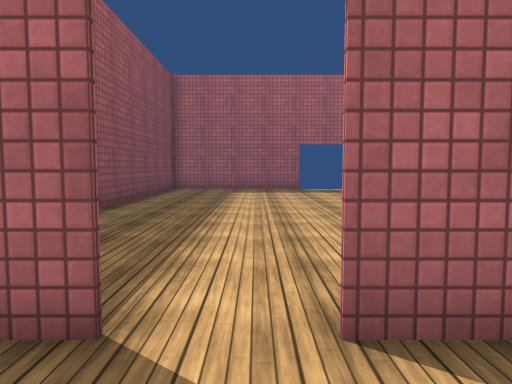
view 1 (above)

19 first-person views from a walk through a scene from a Unity 3-D project. The camera is 1.2 m above the floor, tilts 4° down and sees 70° across. The floor is counted in squares, 1 m on a side. Each view is taken from the middle of a square. On the plan, view 1 faces up. The plan holds only what a view shows up to about 15 squares ahead; the rest is blank. The place goes on beyond the plan. Surface patterns are stand-ins for the level's own textures.

view 2
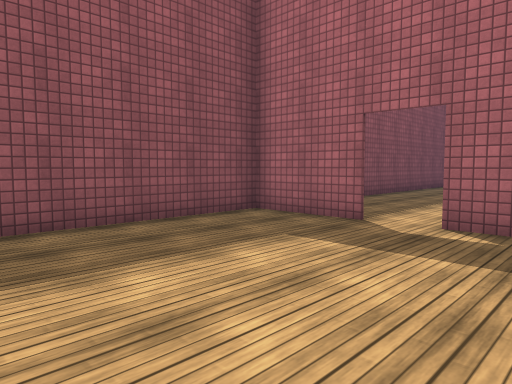

view 3
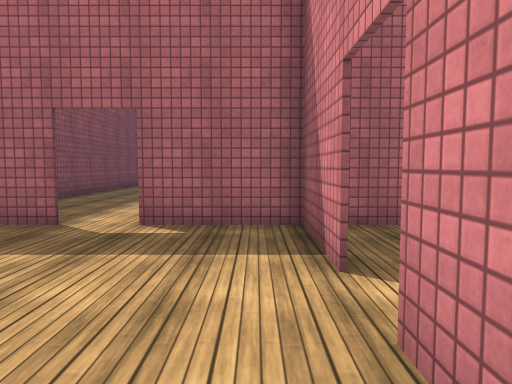

view 4
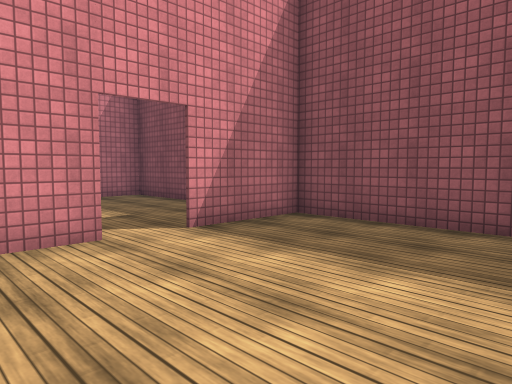

view 5
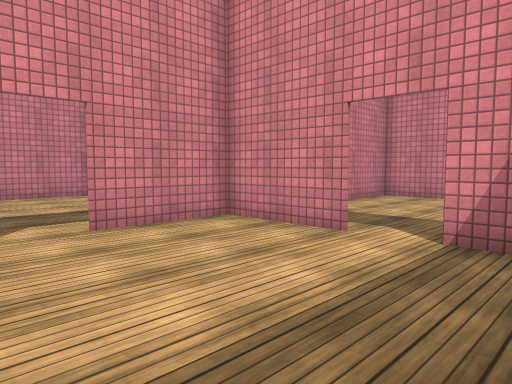

view 6
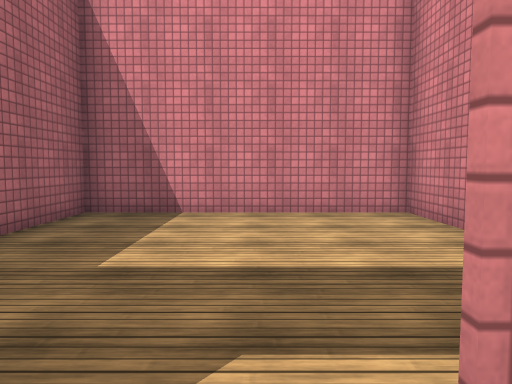

view 7
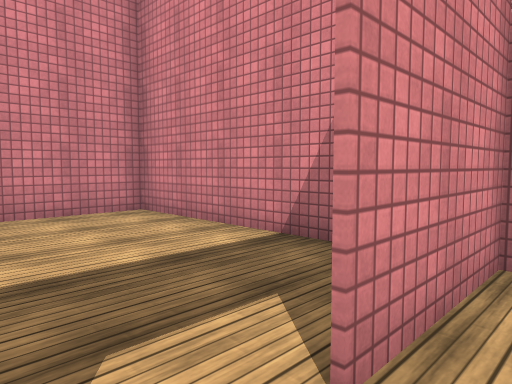

view 8
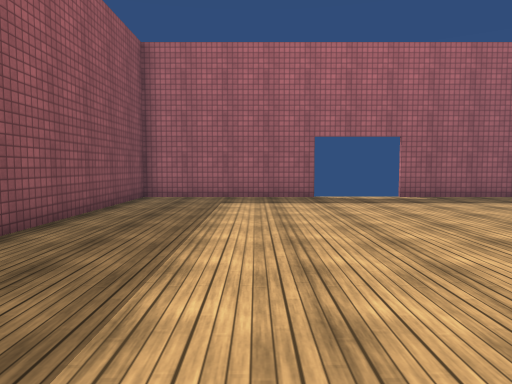

view 9
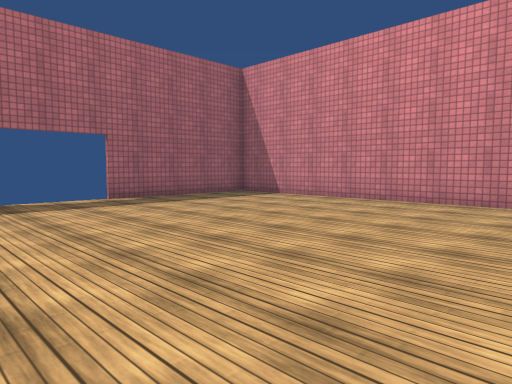

view 10
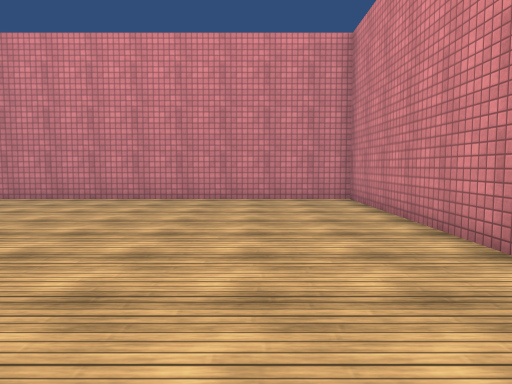

view 11
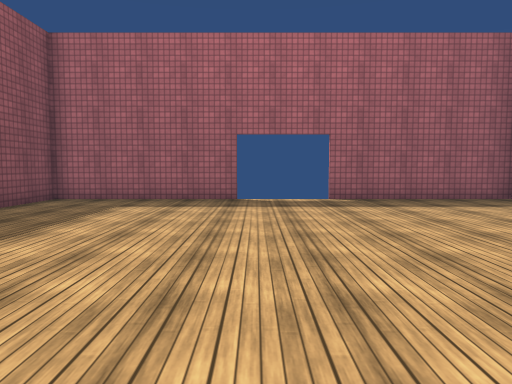

view 12
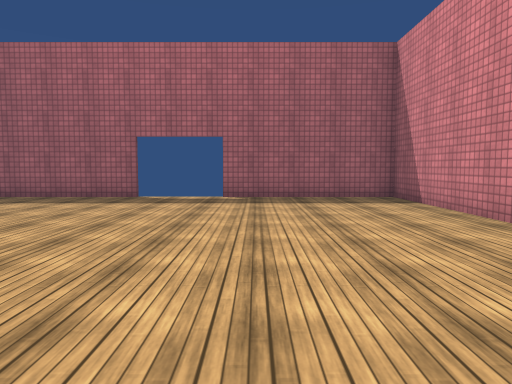

view 13
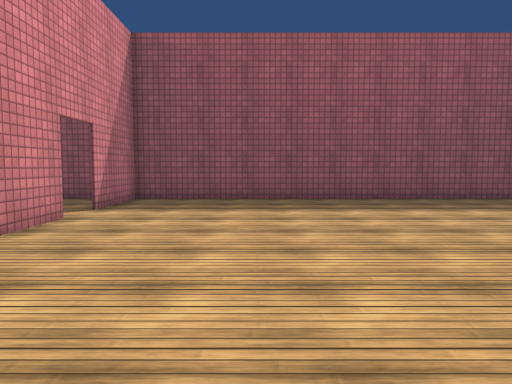

view 14
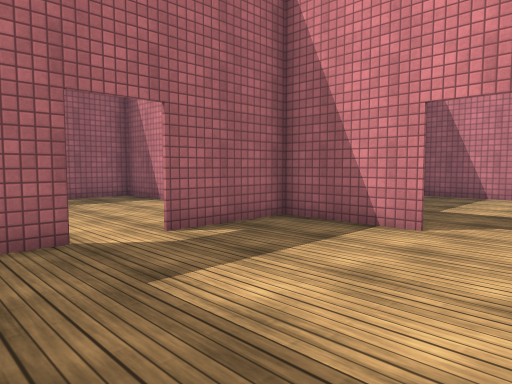

view 15
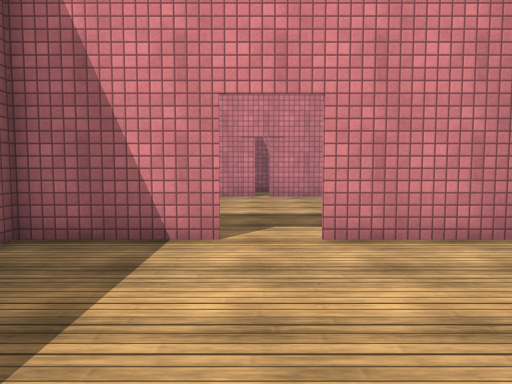

view 16
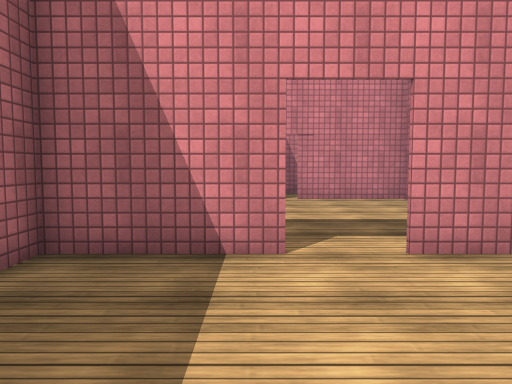

view 17
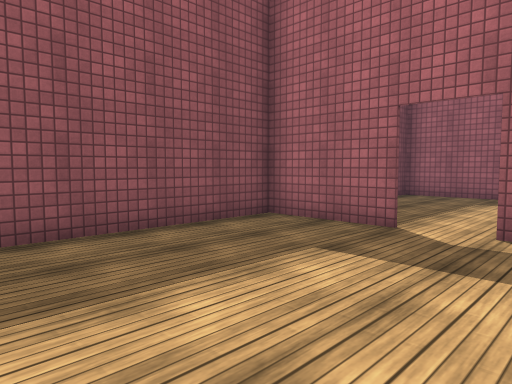

view 18
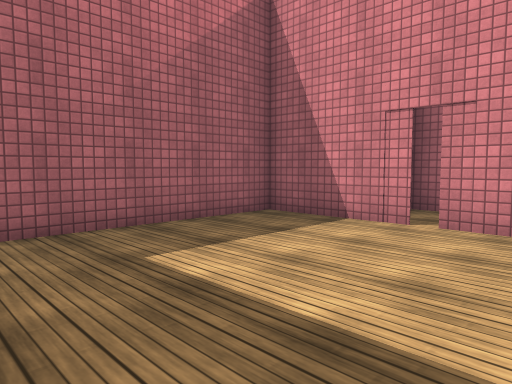

view 19
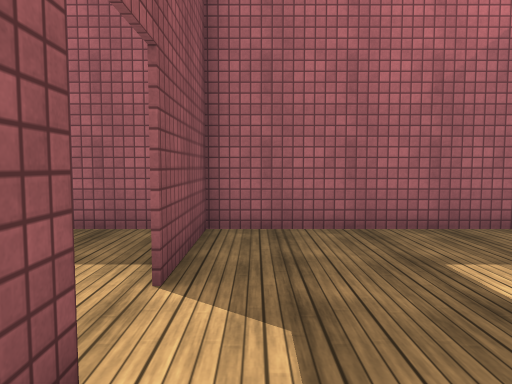

### Floor plan
Points are (right, up) in squares from view 1. A wall is a line through its corners. A room is listed if a view was taken in it or the views show most of it. See-through windows are left out.
Room 1 (views 1, 2, 3, 4, 5, 6, 7)
walls: (0.5, -6) (4, -6) (4, -2.5); (-1, 2.5) (-4.5, 2.5); (4, -1) (4, 2.5) (0.5, 2.5); (-4.4, 2) (-4.4, -6); (-4.5, -6) (-1, -6)
ways out: opening at (-0.5, 2) to room 2; opening at (-0.5, -6) to room 3; opening at (4, -1.5) to room 5
Room 2 (views 8, 9, 10, 11, 12, 13)
walls: (2.4, 19.4) (-4.4, 19.4) (-4.4, 2); (0.5, 2.5) (12.4, 2.5); (-4.5, 2.5) (-1, 2.5); (12.5, 2) (12.5, 19.4) (5.6, 19.4)
ways out: opening at (-0.5, 2) to room 1
Room 3 (views 14, 15, 16, 17)
walls: (-1, -6) (-4.5, -6); (4, -9.5) (4, -6) (0.5, -6); (-4.4, -6) (-4.4, -13.5); (4, -13.5) (4, -11)
ways out: opening at (-0.5, -6) to room 1; opening at (4, -10.5) to room 4
Room 4 (views 18, 19)
walls: (4, -11) (4, -11.8); (12.5, -10) (12.5, -6) (4, -6) (4, -9.5); (12.5, -13.5) (12.5, -10.5)
ways out: opening at (4, -10.5) to room 3; opening at (13, -10)
Room 5 (no view inside)
walls: (6.1, -6) (12.5, -6) (12.5, 2); (6, 2.5) (4.9, 2.5); (12.5, 2.5) (9.2, 2.5)
ways out: opening at (4, -1.5) to room 1

Where each view was taken, in squares from view 1:
view 1: 0 up, 0 right, facing up
view 2: 5 down, 3 right, facing up-left
view 3: 5 down, 3 right, facing up
view 4: 0 up, 3 right, facing down-left
view 5: 0 up, 3 left, facing down-right
view 6: 2 down, 3 right, facing right
view 7: 1 down, 3 right, facing down-right
view 8: 5 up, 0 right, facing up
view 9: 6 up, 0 right, facing up-right
view 10: 6 up, 1 left, facing right
view 11: 6 up, 3 right, facing up
view 12: 5 up, 7 right, facing up
view 13: 7 up, 9 right, facing left
view 14: 12 down, 3 left, facing up-right
view 15: 10 down, 2 left, facing right
view 16: 9 down, 1 left, facing right
view 17: 13 down, 2 right, facing up-left
view 18: 13 down, 5 right, facing up-right
view 19: 13 down, 5 right, facing up
